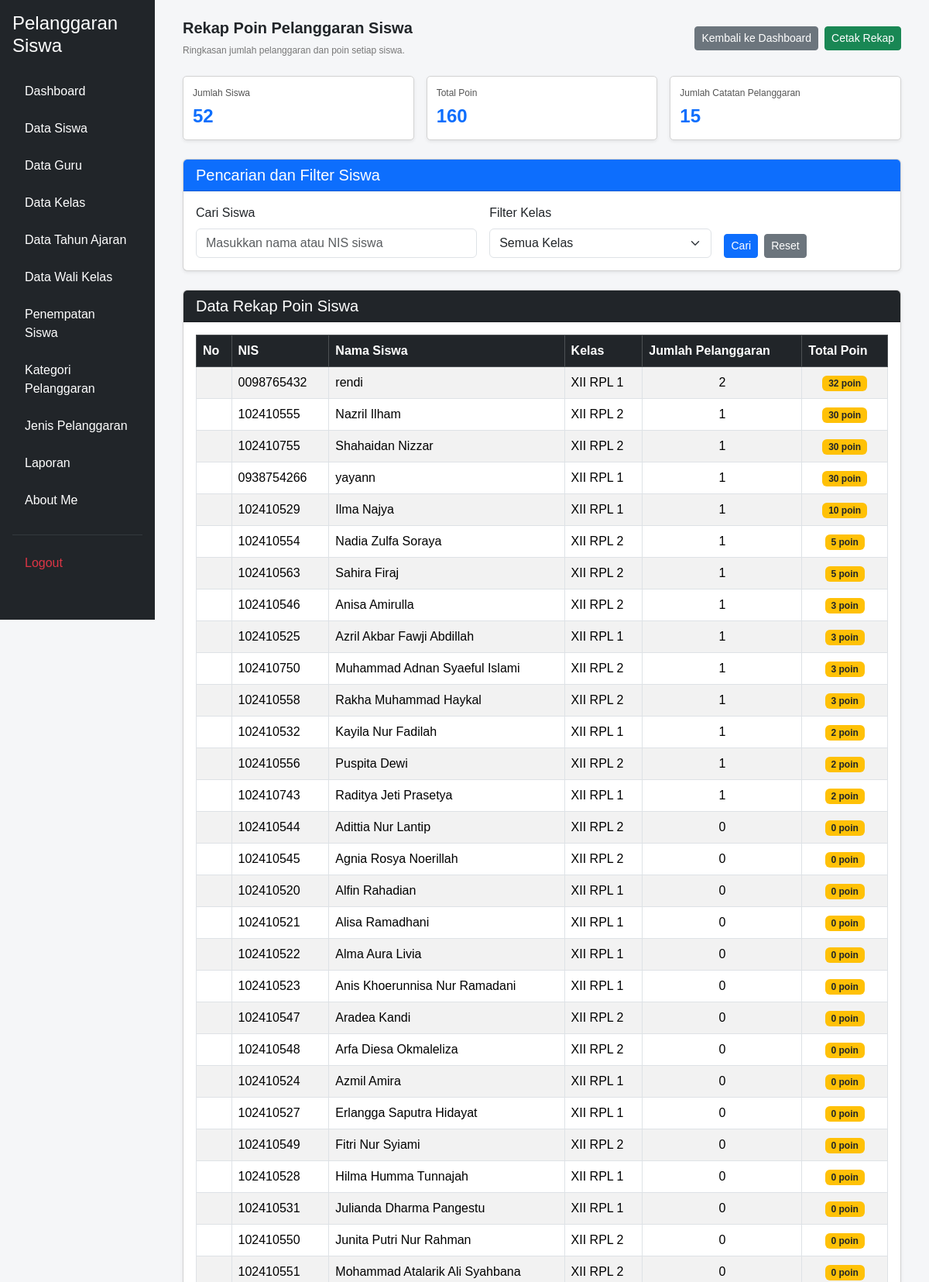
The app's page /rekap_poin.php (signed in, upper part) with its own data.
### tables this page shows
CREATE TABLE `t_siswa` (
  `id` int(11) NOT NULL,
  `nis` varchar(10) DEFAULT NULL,
  `nisn` varchar(10) NOT NULL,
  `nama` varchar(150) DEFAULT NULL,
  `jenis_kelamin` char(1) NOT NULL,
  `tanggal_lahir` date NOT NULL,
  `alamat` text NOT NULL,
  `status_aktif` tinyint(1) NOT NULL,
  `created_at` timestamp NOT NULL DEFAULT current_timestamp(),
  `updated_at` timestamp NOT NULL DEFAULT current_timestamp()
);

### rekap_poin.php (the view, shortened to what this page needs)
<?php
include 'config/koneksi.php';
$cari = isset($_GET['cari'])
    ? trim($_GET['cari'])
    : '';
$sql = "SELECT
            s.id AS siswa_id,
            s.nis,
            s.nama AS nama_siswa,
            COALESCE(k.nama, '-') AS nama_kelas,
            COALESCE(p.total_poin, 0) AS total_poin,
            COALESCE(p.jumlah_pelanggaran, 0) AS jumlah_pelanggaran
        FROM t_siswa s
        LEFT JOIN (
            SELECT
                siswa_id,
                SUM(poin) AS total_poin,
                COUNT(*) AS jumlah_pelanggaran
            FROM t_pelanggaran_siswa
            GROUP BY siswa_id
        ) p ON p.siswa_id = s.id
        LEFT JOIN (
            SELECT
                siswa_id,
                MAX(kelas_id) AS kelas_id
            FROM t_kelas_siswa
            WHERE status_aktif = 1
            GROUP BY siswa_id
        ) ks ON ks.siswa_id = s.id
        LEFT JOIN t_kelas k ON k.id = ks.kelas_id
        WHERE 1=1";
$sql .= " ORDER BY total_poin DESC, s.nama ASC";
$query_rekap = mysqli_query($koneksi, $sql);
$data_rekap = [];
$total_poin_semua = 0;
$total_catatan = 0;
while ($data = mysqli_fetch_assoc($query_rekap)) {
    $data_rekap[] = $data;
    $total_poin_semua += (int) $data['total_poin'];
    $total_catatan += (int) $data['jumlah_pelanggaran'];
}
$jumlah_siswa = count($data_rekap);
?>
<!DOCTYPE html>
<html lang="id">
<head>
    <link href="https://cdn.jsdelivr.net/npm/bootstrap@5.3.8/dist/css/bootstrap.min.css"
          rel="stylesheet">
    <link href="https://cdn.datatables.net/2.3.4/css/dataTables.bootstrap5.min.css"
          rel="stylesheet">
</head>
<body>
<div class="container-fluid">
    <div class="row layout-row">
        <?php include 'layout/sidebar.php'; ?>
        <main class="col-md-9 col-lg-10 p-4">
            <div class="container-fluid">
                <div class="d-flex justify-content-between align-items-center flex-wrap gap-2 mb-4">
                    <div>
                        <h4 class="judul-halaman">
                            Rekap Poin Pelanggaran Siswa
                        </h4>
                        <p class="deskripsi mb-0">
                            Ringkasan jumlah pelanggaran dan poin setiap siswa.
                        </p>
                    </div>
                    <div class="d-flex gap-2 no-print">
                        <a href="dashboard.php" class="btn btn-secondary btn-sm">
                            Kembali ke Dashboard
                        </a>
                        <button type="button"
                                onclick="window.print()"
                                class="btn btn-success btn-sm">
                            Cetak Rekap
                        </button>
                    </div>
                </div>
                <div class="row g-3 mb-4">
                    <div class="col-md-4">
                        <div class="card card-ringkasan shadow-sm">
                            <div class="card-body">
                                <p>
                                    Jumlah Siswa
                                </p>
                                <div class="angka">
                                    <?= $jumlah_siswa; ?>
                                </div>
                            </div>
                        </div>
                    </div>
                    <div class="col-md-4">
                        <div class="card card-ringkasan shadow-sm">
                            <div class="card-body">
                                <p>
                                    Total Poin
                                </p>
                                <div class="angka">
                                    <?= $total_poin_semua; ?>
                                </div>
                            </div>
                        </div>
                    </div>
                    <div class="col-md-4">
                        <div class="card card-ringkasan shadow-sm">
                            <div class="card-body">
                                <p>
                                    Jumlah Catatan Pelanggaran
                                </p>
                                <div class="angka">
                                    <?= $total_catatan; ?>
                                </div>
                            </div>
                        </div>
                    </div>
                </div>
                <div class="card shadow-sm mb-4 no-print">
                    <div class="card-header bg-primary text-white">
                        <h5 class="mb-0">
                            Pencarian dan Filter Siswa
                        </h5>
                    </div>
                    <div class="card-body">
                        <form method="GET" action="rekap_poin.php">
                            <div class="row g-3">
                                <div class="col-md-5">
                                    <label for="cari" class="form-label">
                                        Cari Siswa
                                    </label>
                                    <input
                                        type="text"
                                        name="cari"
                                        id="cari"
                                        class="form-control"
                                        placeholder="Masukkan nama atau NIS siswa"
                                        value="<?= htmlspecialchars($cari); ?>">
                                </div>
                                <div class="col-md-4">
                                    <label for="kelas" class="form-label">
                                        Filter Kelas
                                    </label>
                                    <select name="kelas"
                                            id="kelas"
                                            class="form-select">
                                        <option value="">
                                            Semua Kelas
                                        </option>
                                    </select>
                                </div>
                                <div class="col-md-3 d-flex align-items-end gap-2">
                                    <button type="submit" class="btn btn-primary btn-sm">
                                        Cari
                                    </button>
                                    <a href="rekap_poin.php" class="btn btn-secondary btn-sm">
                                        Reset
                                    </a>
                                </div>
                            </div>
                        </form>
                    </div>
                </div>
                <div class="card shadow-sm">
                    <div class="card-header bg-dark text-white">
                        <h5 class="mb-0">
                            Data Rekap Poin Siswa
                        </h5>
                    </div>
                    <div class="card-body">
                        <div class="table-responsive">
                            <table id="tabelRekap"
                                   class="table table-striped table-bordered table-hover align-middle w-100">
                                <thead class="table-dark">
                                    <tr>
                                        <th>No</th>
                                        <th>NIS</th>
                                        <th>Nama Siswa</th>
                                        <th>Kelas</th>
                                        <th>Jumlah Pelanggaran</th>
                                        <th>Total Poin</th>
                                    </tr>
                                </thead>
                                <tbody>
                                    <?php foreach ($data_rekap as $data) { ?>
                                        <tr>
                                            <td></td>
                                            <td>
                                                <?= htmlspecialchars($data['nis'] ?? '-'); ?>
                                            </td>
                                            <td>
                                                <?= htmlspecialchars($data['nama_siswa'] ?? '-'); ?>
                                            </td>
                                            <td>
                                                <?= htmlspecialchars($data['nama_kelas'] ?? '-'); ?>
                                            </td>
                                            <td class="text-center">
                                                <?= (int) $data['jumlah_pelanggaran']; ?>
                                            </td>
                                            <td class="text-center">
                                                <span class="badge bg-warning text-dark">
                                                    <?= (int) $data['total_poin']; ?> poin
                                                </span>
                                            </td>
                                        </tr>
                                    <?php } ?>
                                </tbody>
                            </table>
                        </div>
                    </div>
                </div>
            </div>
        </main>
    </div>
</div>
</body>
</html>

### rekap_poin.php (style rules this page uses)
body { background: #f5f6f8; font-family: Arial, sans-serif; margin: 0; overflow-x: hidden; }
.layout-row { align-items: flex-start; }
.layout-row > main { margin-left: 16.666667% !important; width: 83.333333% !important; max-width: 83.333333% !important; flex: 0 0 83.333333% !important; min-height: 100vh; }
main { min-height: 100vh; }
.judul-halaman { font-size: 20px; font-weight: 600; color: #212529; }
.deskripsi { font-size: 12px; color: #777; }
.card-ringkasan { height: 83px; min-height: 83px; border: 1px solid #d3d3d3; border-radius: 5px; background: #fff; }
.card-ringkasan .card-body { padding: 12px; }
.card-ringkasan p { font-size: 12px; color: #555; margin-bottom: 7px; }
.angka { font-size: 24px; line-height: 1.2; font-weight: bold; color: #0d6efd; margin: 0; }

### records on screen
t_siswa: nis "0098765432", nama "rendi", nama_kelas "XII RPL 1", jumlah_pelanggaran "2", total_poin "32"
t_siswa: nis "102410555", nama "Nazril Ilham", nama_kelas "XII RPL 2", jumlah_pelanggaran "1", total_poin "30"
t_siswa: nis "102410755", nama "Shahaidan Nizzar", nama_kelas "XII RPL 2", jumlah_pelanggaran "1", total_poin "30"
t_siswa: nis "0938754266", nama "yayann", nama_kelas "XII RPL 1", jumlah_pelanggaran "1", total_poin "30"
t_siswa: nis "102410529", nama "Ilma Najya", nama_kelas "XII RPL 1", jumlah_pelanggaran "1", total_poin "10"
t_siswa: nis "102410554", nama "Nadia Zulfa Soraya", nama_kelas "XII RPL 2", jumlah_pelanggaran "1", total_poin "5"
t_siswa: nis "102410563", nama "Sahira Firaj", nama_kelas "XII RPL 2", jumlah_pelanggaran "1", total_poin "5"
t_siswa: nis "102410546", nama "Anisa Amirulla", nama_kelas "XII RPL 2", jumlah_pelanggaran "1", total_poin "3"
t_siswa: nis "102410525", nama "Azril Akbar Fawji Abdillah", nama_kelas "XII RPL 1", jumlah_pelanggaran "1", total_poin "3"
t_siswa: nis "102410750", nama "Muhammad Adnan Syaeful Islami", nama_kelas "XII RPL 2", jumlah_pelanggaran "1", total_poin "3"
t_siswa: nis "102410558", nama "Rakha Muhammad Haykal", nama_kelas "XII RPL 2", jumlah_pelanggaran "1", total_poin "3"
t_siswa: nis "102410532", nama "Kayila Nur Fadilah", nama_kelas "XII RPL 1", jumlah_pelanggaran "1", total_poin "2"
t_siswa: nis "102410556", nama "Puspita Dewi", nama_kelas "XII RPL 2", jumlah_pelanggaran "1", total_poin "2"
t_siswa: nis "102410743", nama "Raditya Jeti Prasetya", nama_kelas "XII RPL 1", jumlah_pelanggaran "1", total_poin "2"
t_siswa: nis "102410544", nama "Adittia Nur Lantip", nama_kelas "XII RPL 2", jumlah_pelanggaran "0", total_poin "0"
t_siswa: nis "102410545", nama "Agnia Rosya Noerillah", nama_kelas "XII RPL 2", jumlah_pelanggaran "0", total_poin "0"
t_siswa: nis "102410520", nama "Alfin Rahadian", nama_kelas "XII RPL 1", jumlah_pelanggaran "0", total_poin "0"
t_siswa: nis "102410521", nama "Alisa Ramadhani", nama_kelas "XII RPL 1", jumlah_pelanggaran "0", total_poin "0"
t_siswa: nis "102410522", nama "Alma Aura Livia", nama_kelas "XII RPL 1", jumlah_pelanggaran "0", total_poin "0"
t_siswa: nis "102410523", nama "Anis Khoerunnisa Nur Ramadani", nama_kelas "XII RPL 1", jumlah_pelanggaran "0", total_poin "0"
t_siswa: nis "102410547", nama "Aradea Kandi", nama_kelas "XII RPL 2", jumlah_pelanggaran "0", total_poin "0"
t_siswa: nis "102410548", nama "Arfa Diesa Okmaleliza", nama_kelas "XII RPL 2", jumlah_pelanggaran "0", total_poin "0"
t_siswa: nis "102410524", nama "Azmil Amira", nama_kelas "XII RPL 1", jumlah_pelanggaran "0", total_poin "0"
t_siswa: nis "102410527", nama "Erlangga Saputra Hidayat", nama_kelas "XII RPL 1", jumlah_pelanggaran "0", total_poin "0"
t_siswa: nis "102410549", nama "Fitri Nur Syiami", nama_kelas "XII RPL 2", jumlah_pelanggaran "0", total_poin "0"
t_siswa: nis "102410528", nama "Hilma Humma Tunnajah", nama_kelas "XII RPL 1", jumlah_pelanggaran "0", total_poin "0"
t_siswa: nis "102410531", nama "Julianda Dharma Pangestu", nama_kelas "XII RPL 1", jumlah_pelanggaran "0", total_poin "0"
t_siswa: nis "102410550", nama "Junita Putri Nur Rahman", nama_kelas "XII RPL 2", jumlah_pelanggaran "0", total_poin "0"
t_siswa: nis "102410551", nama "Mohammad Atalarik Ali Syahbana", nama_kelas "XII RPL 2", jumlah_pelanggaran "0", total_poin "0"

### other values on screen
$jumlah_siswa "52"
$total_poin_semua "160"
$total_catatan "15"
